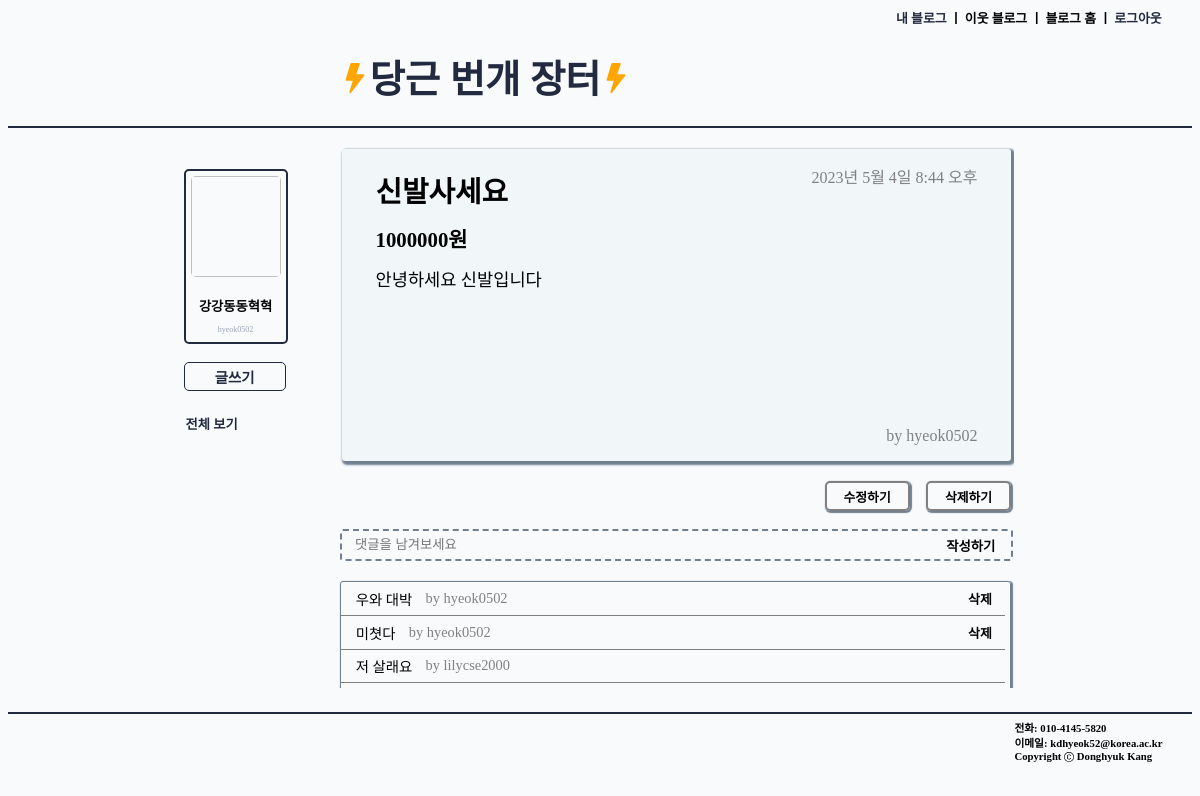
/blog/detail/1 (signed in), run on the app's committed database.
### accounts/models.py (models this page shows)
class Profile(models.Model):
    user = models.OneToOneField(User, on_delete=models.CASCADE)
    realname = models.TextField(max_length=10, default = '')
    nickname = models.TextField(max_length=10, default = '')
    age	= models.PositiveIntegerField(help_text="User Age", blank=True, null=True)

### blog/models.py (models this page shows, shortened)
class Post(models.Model):
    author = models.ForeignKey(User, on_delete=models.CASCADE, related_name="my_post", default='')
    date = models.DateTimeField(auto_now_add=True)
    title = models.CharField(max_length=100)
    content = models.TextField()
    cost = models.IntegerField()

class Comment(models.Model):
    post = models.ForeignKey(Post, on_delete=models.CASCADE, related_name="comments")
    author = models.ForeignKey(User, on_delete=models.CASCADE, related_name="my_comments")
    content = models.TextField()
    date = models.DateTimeField(auto_now_add=True)

### blog/views.py (the view, shortened to what this page needs)
# urls.py: path('detail/<int:post_pk>', views.detail, name = 'detail'),
@login_required(login_url='/accounts/login/')
def detail(request, post_pk):
    post = Post.objects.get(id = post_pk)
    return render(request, 'blog/detail.html', {'post': post})

### blog/templates/blog/detail.html (shortened to what this page needs)
{% extends 'blog/base.html' %}
{% block css %}
    {% load static %}
    <link rel="stylesheet" type="text/css" href="{% static 'blog/detail.css' %}">
{% endblock %}
{% block body %}
    <div class="detail">
        <div class="dtitle"><strong>{{post.title}}</strong></div>
        <div class="dcost"><strong>{{post.cost}}원</strong></div>
        <div class="dcontent">{{post.content}}</div>
        <div class="ddate">{{post.date}}</div>
        <div class="dauthor">by {{post.author}}</div>
    </div>
    <br>
    {% if user.is_authenticated and user.pk == post.author.pk %}
        <div class="update_button_div">
            <a href="{% url 'blog:update' post.id %}" class="update_update_button"><strong>수정하기</strong></a>
        </div>
        <div class="update_button_div">
            <a href="{% url 'blog:delete' post.id %}" class="update_delete_button"><strong>삭제하기</strong></a>
        </div>
        <br>
    {% endif %}
    <br>
    <br>
    <form method = "POST" class="comment_form">
        <input type="text" name="content" placeholder="댓글을 남겨보세요" class="comment_input"/>
        <button type="submit" class="comment_button"><strong>작성하기</strong></button>
    </form>
    {% if post.comments.all.count != 0 %}
    <div class="comment_list">
        {% for comment in post.comments.all %}
            <div class="comment_each">
                <span class="comment_each_text">{{comment.content}}</span>
                <span class="comment_each_author">by {{comment.author}}</span>
                {% if user.is_authenticated and user.pk == comment.author.pk %}
                    <a href="{% url 'blog:deleteComment' post.id comment.id%}"class="comment_buttons delete_button"><strong>삭제</strong></a>
                {% endif %}
            </div>
        {% endfor %}
    </div>
    {% endif %}
{% endblock %}

### blog/templates/blog/base.html (shortened to what this page needs)
<!DOCTYPE html>
<html lang="en">
<head>
    {% load static %}
    <link rel="stylesheet" type="text/css" href="{% static 'blog/base.css' %}">
    {% block css %}
    {% endblock %}
</head>
<body>
    <div class="header">
        <h6 class="header_text"><a href="{% url 'blog:home' %}" class="home_link">내 블로그</a> ㅣ 이웃 블로그 ㅣ 블로그 홈 ㅣ <a href="{% url 'accounts:logout' %}" class="logout_button">로그아웃</a></h6>
    </div>
    <div class="title">
        <h1 class="title_text"><a href="{% url 'blog:home' %}" class="home_link_title"><svg xmlns="http://www.w3.org/2000/svg" width="30" height="30" fill="orange" class="bi bi-lightning-fill" viewBox="0 0 16 16">
            <path d="M5.52.359A.5.5 0 0 1 6 0h4a.5.5 0 0 1 .474.658L8.694 6H12.5a.5.5 0 0 1 .395.807l-7 9a.5.5 0 0 1-.873-.454L6.823 9.5H3.5a.5.5 0 0 1-.48-.641l2.5-8.5z"/>
          </svg>당근 번개 장터<svg xmlns="http://www.w3.org/2000/svg" width="30" height="30" fill="orange" viewBox="0 0 16 16">
            <path d="M5.52.359A.5.5 0 0 1 6 0h4a.5.5 0 0 1 .474.658L8.694 6H12.5a.5.5 0 0 1 .395.807l-7 9a.5.5 0 0 1-.873-.454L6.823 9.5H3.5a.5.5 0 0 1-.48-.641l2.5-8.5z"/>
          </svg></a></h1>
    </div>
    <div class="body">
        <div class="nav_bar">
            <div class="profile">
                <div><img class="profile_img"></div>
                <div class="profile_text">
                    <div><h5 class="profile_text_name">{{user.profile.nickname}}</h5></div>
                    <div><span class="profile_text_gray">{{user.username}}</span></div>
                </div>
            </div>
            <br>
            <a href="{% url 'blog:new' %}" class="base_create_button button button_hover"><strong>글쓰기</strong></a>
            <div>
            <a href="{% url 'blog:home' %}" class="button"><h5 class="button_text button_hover">전체 보기</h5></a>
            </div>
        </div>
        <div class="in_body">
            {% block body %}
            {% endblock %}
        </div>
    </div>
    <footer class="footer">
        <div class="info">
            <div class="info_margin"><h6 class="info_text">전화: 010-4145-5820</h6></div>
            <div class="info_margin"><h6 class="info_text">이메일: kdhyeok52@korea.ac.kr</h6></div>
            <div class="copyright info_margin"><h6 class="info_text">Copyright  Donghyuk Kang</h6></div>
        </div>
    </footer>
</body>
</html>

### blog/static/blog/base.css (style rules this page uses)
body { background-color:#f1f6f97a; }
.home_link { text-decoration: none; color: #212A3E; }
.home_link_title { text-decoration: none; color: #212A3E; font-size: 1.2em; }
.body { width: 70%; margin: 0 15%; position: relative; display: flex; flex-direction: row; height: 36.5em; }
.header { width: 100%; font-size: 1.2em; }
.header_text { width: 25%; margin: 0.5% 0 0 75%; }
.logout_button { color: #212A3E; text-decoration: none; }
.title { width: auto; height: auto; border-bottom: 2px solid #212A3E; }
.title_text { margin-left: 28%; width: 50%; }
.footer { width: 100%; border-top: 2px solid #212A3E; height: 5%; padding: 0.5% 0; }
.info { margin-left: 85%; }
.info_margin { margin-bottom: 0.1%; }
.info_text { margin: 0; }
.c_circle { position: relative; top: 2px; }
.profile { border: #212A3E solid 2px; border-radius: 5px; width: 100px; height: 100%; text-align: center; position: relative; left: -2% }
.profile_img { width: 90%; height: 9em; border-radius: 5px; font-size: 0.7em; margin: 5% ; }
.profile_text_name { margin: 10% 0 10% 0; }
.profile_text_gray { color: #9BA4B5; font-size: 0.5em; display: block; width: 90%; margin: 0 5% 8% 5%; word-break: break-all; }
.nav_bar { margin-top: 5%; display: flex; flex-direction: column; align-items: start; position: absolute; top: 0; }
.button { text-decoration: none; color: #212A3E; }
.base_create_button { border: 1.8px solid #212A3E; border-radius: 5px; padding: 3% 0; width: 100px; position: relative; left: -2%; font-size: 0.9em; text-align: center; }
.button_text { margin-bottom: 1%; }
.in_body { width: 82%; height: 93%; position: absolute; left: 18%; overflow-x: hidden; overflow-y: auto; margin-top: 2%; }

### blog/static/blog/detail.css (style rules this page uses)
.detail { width: 93.5%; height: 50%; box-shadow: 2px 2px 2px 2px slategray; position: relative; top: 0.8%; margin-left: 1%; border-radius: 3px; padding: 3% 0 3% 5%; background-color: #F1F6F9; position: relative; }
.dtitle { font-size: 1.8em; }
.dcost { font-size: 1.3em; margin: 2% 0; }
.dcontent { font-size: 1.1em; }
.ddate { color: gray; position: absolute; top: 5%; right: 5%; }
.dauthor { color: gray; position: absolute; bottom: 5%; right: 5%; }
.update_button_div { width: 99.5%; position: relative; }
.update_update_button { text-decoration: none; color: black; padding: 0.5% 2.5%; border: 2px solid gray; border-radius: 5px; font-size: 0.8em; margin-top: 1%; box-shadow: 1px 1px 1px 1px slategray; position: absolute; right: 15%; }
.update_delete_button { text-decoration: none; color: black; padding: 0.5% 2.5%; border: 2px solid gray; border-radius: 5px; font-size: 0.8em; margin-top: 1%; box-shadow: 1px 1px 1px 1px slategray; position: absolute; right: 0; }
.comment_form { border: 2px dashed slategray; border-radius: 3px; width: 98.5%; margin-left: 0.7%; position: relative; }
.comment_input { border: 2px dashed slategray; width: 87%; height: auto; background: none; border: none; padding: 1% 0; margin-left: 2%; }
.comment_button { width: 12%; color: black; background: none; position: absolute; top: 15%; right: 0; border: none; }
.comment_list { margin-top: 3%; border-radius: 3px; border: 1px solid slategray; box-shadow: 1px 1px 1px 1px slategray; width: 98.5%; margin-left: 0.7%; }
.comment_each { width: 99%; height: 1.8em; font-size: 0.9em; position: relative; display: flex; flex-direction: row; align-items: center; padding: 0.5% 0 0.5% 0.3%; border-bottom: 1px solid gray; }
.comment_each_text { margin-left: 2%; }
.comment_each_author { margin-left: 2%; color: gray; }
.comment_buttons { color: black; text-decoration: none; font-size: 0.9em; }
.delete_button { position: absolute; right: 2%; }

### data on the page
Post: title "신발사세요", cost "1000000", content "안녕하세요 신발입니다", date "2023년 5월 4일 8:44 오후", author "hyeok0502"
Comment: content "우와 대박", author "hyeok0502", shows "삭제"
Comment: content "미쳣다", author "hyeok0502", shows "삭제"
Comment: content "저 살래요", author "lilycse2000"

### other printed values
{{ user.profile.nickname }} "강강동동혁혁"
{{ user.username }} "hyeok0502"
